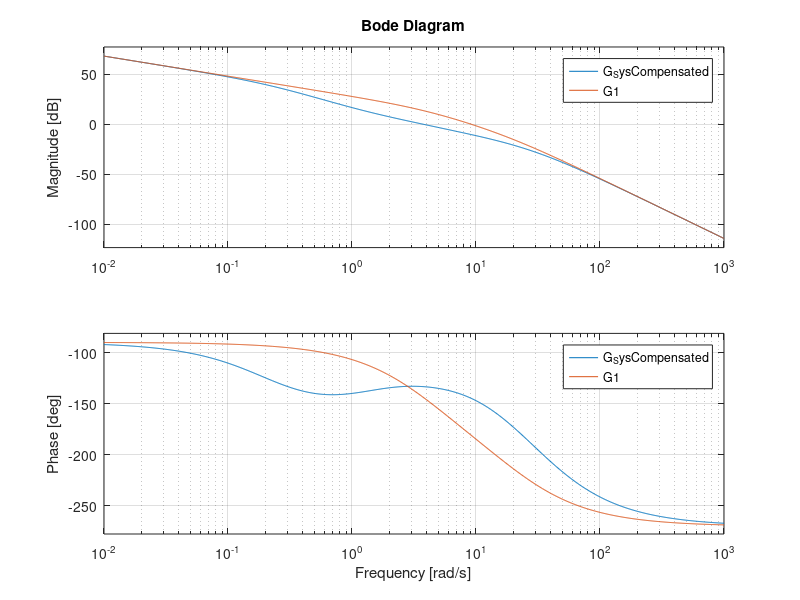

The MATLAB source for this figure:
num = 1;
den = [1 24 80 0];
G = tf(num, den);
%Calculte Kv from steady state error
sse = 0.04;
Kv = 1/sse;
%Calculate K from Kv using Lim as s->0
K = 2000;
G1 = K*G;
[Gm,Pm,Wcg, Wcp] = margin(G1);
margin(G1);
Required_PM = 40;
%Required additional Phase Needed
AddPhase = (Required_PM - Pm) + 5;
%Determining the attenuation factor on the basis
%of required phase angle lead
a = (1-sind(AddPhase))/(1+sind(AddPhase));
NewCrossOverGain = -20*log10(1/sqrt(a))
[mag,phase,wout] = bode(G1);
%Frequency at New Cross Over Gain (Wc)
mag  = squeeze(mag);
Wc = interp1(20*log10(mag),wout,NewCrossOverGain)
zeroLeadComp = sqrt(a)*Wc; %z
poleLeadComp = Wc/sqrt(a); %p
%KcLead = K/a;              %Kc
GcLead = tf([1 zeroLeadComp],[1 poleLeadComp ]);
GLead = G1*GcLead;
%Choosing the zero to be a decade below Wc
zeroLag = Wc/10;
%Taking the case where Beta is 1/a
Beta = 1/a;
poleLag = zeroLag/Beta;
GcLead = tf([1 zeroLeadComp],[1 poleLeadComp ]);
GcLag = tf([1 zeroLag],[1 poleLag ]);
G_SysCompensated = G1*GcLead*GcLag;
bode(G_SysCompensated,G1);





